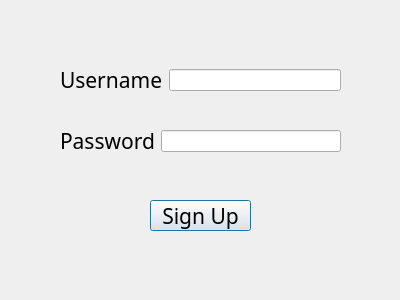
<?xml version="1.0" encoding="UTF-8"?>
<ui version="4.0">
 <class>AuthWindow</class>
 <widget class="QDialog" name="AuthWindow">
  <property name="geometry">
   <rect>
    <x>0</x>
    <y>0</y>
    <width>400</width>
    <height>300</height>
   </rect>
  </property>
  <property name="windowTitle">
   <string>Dialog</string>
  </property>
  <widget class="QPushButton" name="pushButton_SignUp">
   <property name="geometry">
    <rect>
     <x>150</x>
     <y>200</y>
     <width>101</width>
     <height>31</height>
    </rect>
   </property>
   <property name="font">
    <font>
     <family>Lucida Fax</family>
     <pointsize>16</pointsize>
    </font>
   </property>
   <property name="text">
    <string>Sign Up</string>
   </property>
  </widget>
  <widget class="QWidget" name="">
   <property name="geometry">
    <rect>
     <x>60</x>
     <y>40</y>
     <width>281</width>
     <height>141</height>
    </rect>
   </property>
   <layout class="QVBoxLayout" name="verticalLayout">
    <item>
     <layout class="QHBoxLayout" name="horizontalLayout">
      <item>
       <widget class="QLabel" name="label_Username">
        <property name="font">
         <font>
          <family>Lucida Fax</family>
          <pointsize>16</pointsize>
         </font>
        </property>
        <property name="text">
         <string>Username</string>
        </property>
       </widget>
      </item>
      <item>
       <widget class="QLineEdit" name="lineEdit_Username"/>
      </item>
     </layout>
    </item>
    <item>
     <layout class="QHBoxLayout" name="horizontalLayout_2">
      <item>
       <widget class="QLabel" name="label_Password">
        <property name="font">
         <font>
          <family>Lucida Fax</family>
          <pointsize>16</pointsize>
         </font>
        </property>
        <property name="text">
         <string>Password</string>
        </property>
       </widget>
      </item>
      <item>
       <widget class="QLineEdit" name="lineEdit_Password"/>
      </item>
     </layout>
    </item>
   </layout>
  </widget>
 </widget>
 <resources/>
 <connections/>
</ui>
